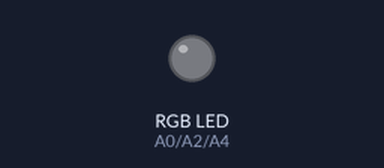
Recording of a sketch running on a simulated Arduino Uno, built with avr-gcc and run on an emulated ATmega328P. Parts: an RGB LED mixed from three pins (HIGH = lit).

Above: at 0.8 s.
At 1.8 s:
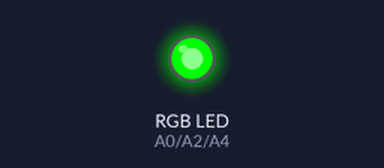
At 3.1 s:
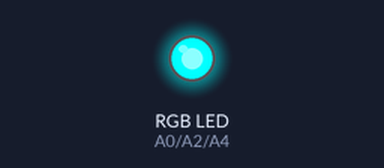
At 5.9 s:
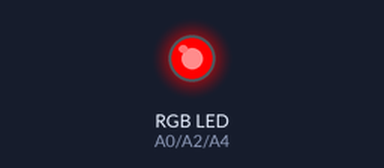
At 7.5 s:
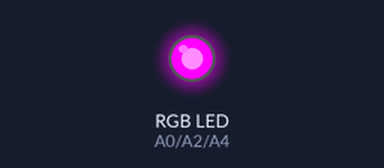
At 8.2 s:
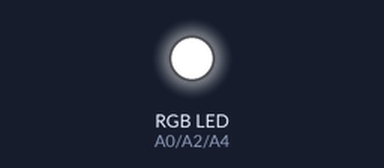
Timing chart, 0 to 11.1 s (numbered marks = the images above):
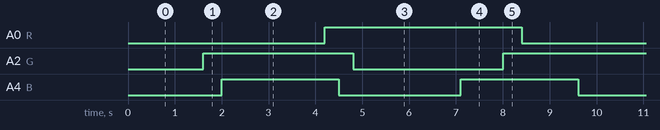

The sketch:

rgb-analog.ino
```cpp
const int R = A0;
const int G = A2;
const int B = A4;

int bR = 0xFF,
    bG = 0x3E,
    bB = 0x1B;

void light(const int r, const int g, const int b, int br, int bg, int bb) {
  analogWrite(r, br);
  analogWrite(g, bg);
  analogWrite(b, bb);
}

int change(int brightness, int delta) {
  // change the brightness
  int t = brightness + delta;
  if (t < 0) {
    t += 255;
  } else if (t >= 255) {
    t -= 255;
  }
  return t;
}

void setup() {
  // setup RGB LED
  pinMode(R, OUTPUT);
  pinMode(G, OUTPUT);
  pinMode(B, OUTPUT);
  // start led
  light(R, G, B, bR, bG, bB);
}

void loop() {
  //
  bR = change(bR, 3);
  bG = change(bG, 4);
  bB = change(bB, 5);
  light(R, G, B, bR, bG, bB);
  delay(100);
//  light(R, G, B, 0, 0, 0);
//  delay(1500);
}
```

Measured:
- by itself, A0 (R): alternates HIGH for 4.2 s and LOW for 4.3 s
- by itself, A2 (G): alternates HIGH for 3.2 s and LOW for 3.2 s
- by itself, A4 (B): alternates HIGH for 2.5 s and LOW for 2.6 s
